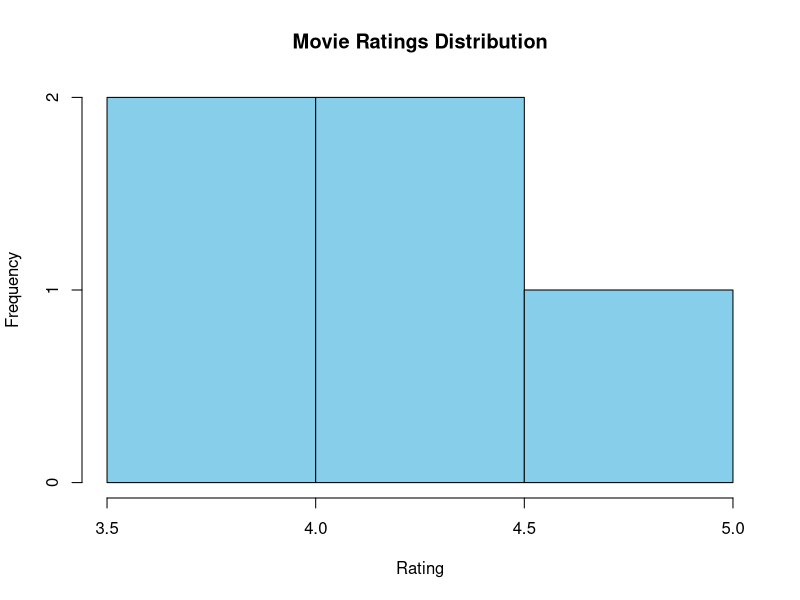
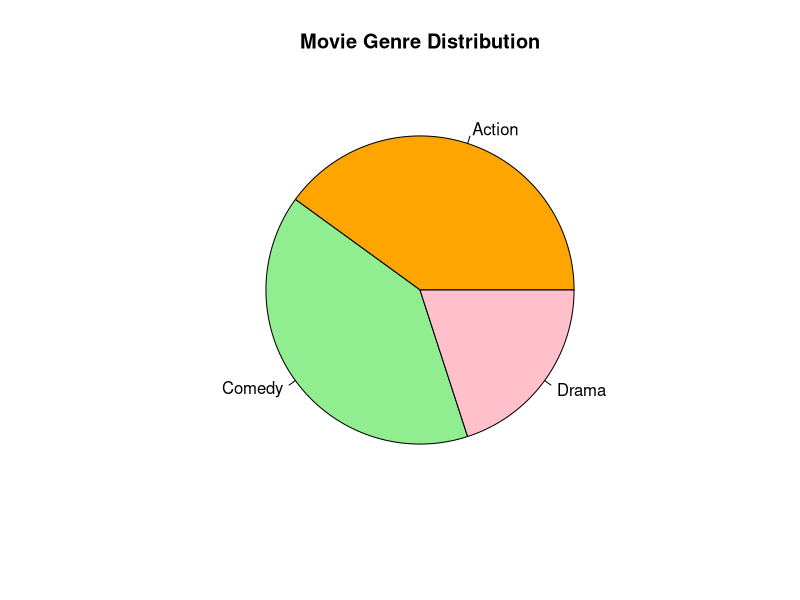
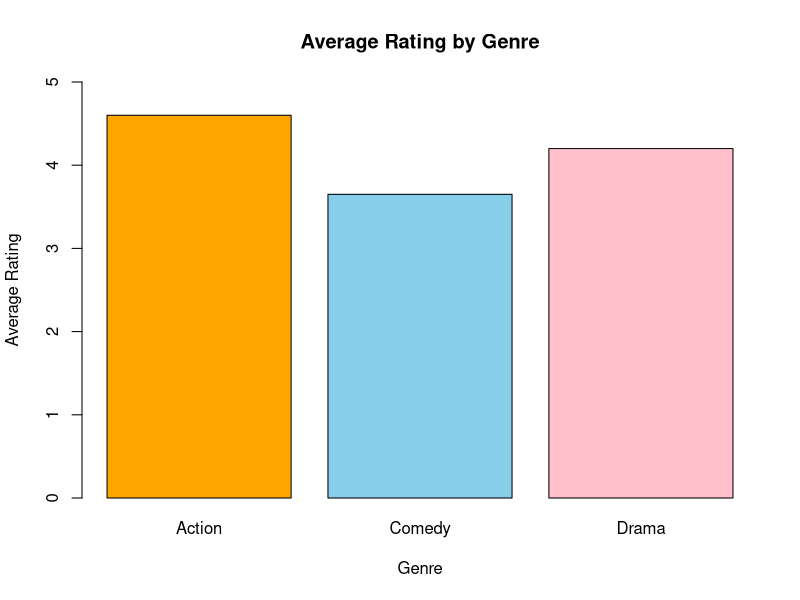
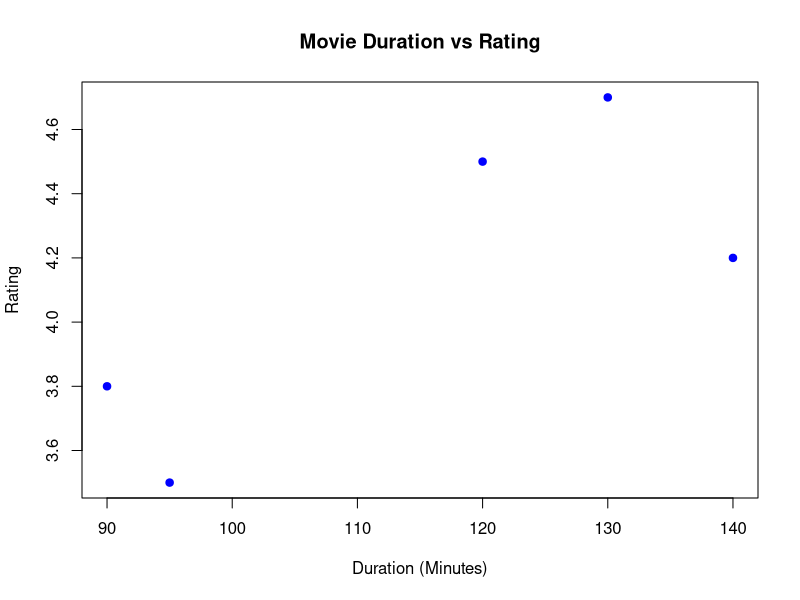

Recreate these plots in R, in order.
# Create Dataset
data <- data.frame(
  Movie_ID = c(1,2,3,4,5),
  Genre = c("Action","Comedy","Drama","Action","Comedy"),
  Rating = c(4.5,3.8,4.2,4.7,3.5),
  Duration = c(120,90,140,130,95)
)

# 5. Histogram of Movie Ratings
hist(data$Rating,
     col="skyblue",
     main="Movie Ratings Distribution",
     xlab="Rating",
     ylab="Frequency")

# 6. Pie Chart showing Genre Distribution
genre <- table(data$Genre)

pie(genre,
    col=c("orange","lightgreen","pink"),
    main="Movie Genre Distribution")

# 7. Bar Chart of Average Ratings by Genre
avg_rating <- aggregate(Rating ~ Genre,
                        data=data,
                        FUN=mean)

barplot(avg_rating$Rating,
        names.arg=avg_rating$Genre,
        col=c("orange","skyblue","pink"),
        main="Average Rating by Genre",
        xlab="Genre",
        ylab="Average Rating",
        ylim=c(0,5))

# 8. Scatter Plot of Duration vs Rating
plot(data$Duration, data$Rating,
     col="blue",
     pch=19,
     main="Movie Duration vs Rating",
     xlab="Duration (Minutes)",
     ylab="Rating")
